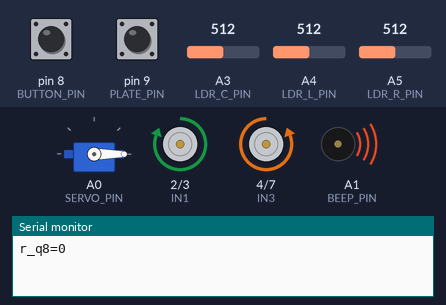
The sketch below on a simulated Arduino Uno, built with avr-gcc and run on an emulated ATmega328P. Shown: servo, motor-driver pin pairs drawn as motors (green arrow = first pin HIGH = forward, orange = second pin HIGH = backward, longer = more drive, scaled by the enable pin), buzzer (waves = sounding), the last lines printed to the serial monitor. Inputs (shaded band) come from the test bench; at power-on: A3 (LDR_C_PIN) = 512, A4 (LDR_L_PIN) = 512, A5 (LDR_R_PIN) = 512, pin 8 (BUTTON_PIN) HIGH, pin 9 (PLATE_PIN) HIGH. Random numbers use the default seed unless the sketch sets one.

Above: at 2.2 s.
2.3 s: A3 (LDR_C_PIN) set to 716
At 3.8 s:
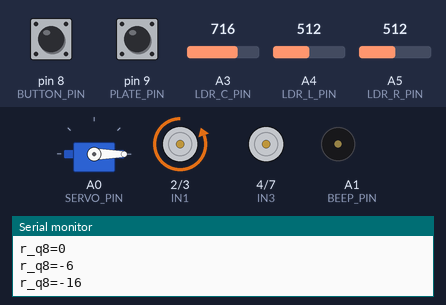
6.4 s: A4 (LDR_L_PIN) set to 716
At 9.1 s:
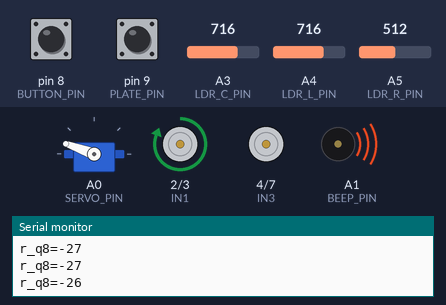
9.9 s: A5 (LDR_R_PIN) set to 716
At 11.2 s:
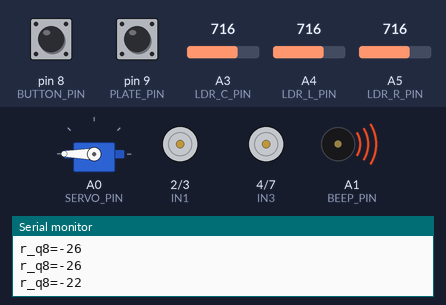
13.4 s: pin 8 (BUTTON_PIN) pulled LOW for 0.8 s
At 14.6 s:
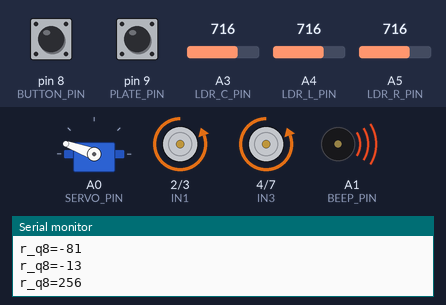
17.2 s: pin 9 (PLATE_PIN) pulled LOW for 3.2 s
21.9 s: A3 (LDR_C_PIN) set to 900
Timing chart, 0 to 28.8 s (numbered marks = the images above; inputs shaded):
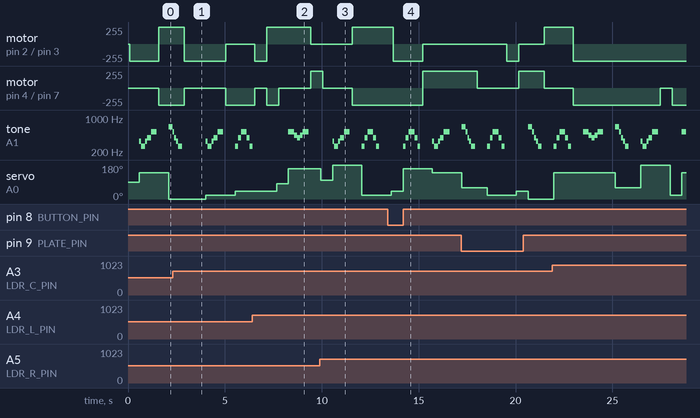

Measured:
- by itself, tone on A1 (BEEP_PIN): plays 262 Hz for 0.15 s, 392 Hz for 0.15 s, 523 Hz for 0.30 s, 392 Hz for 0.15 s, 262 Hz for 0.15 s, 523 Hz for 0.30 s … (21 notes in this stretch)

The sketch:

sketch_cga_bnn.ino
```cpp
#include <Arduino.h>
#include <Servo.h>

// -----------------------------
// Hardware pins (same as aug14b)
// -----------------------------
#define LDR_L_PIN   A4
#define LDR_R_PIN   A5
#define LDR_C_PIN   A3
#define BUTTON_PIN  8
#define PLATE_PIN   9
#define SERVO_PIN   A0
#define BEEP_PIN    A1
#define ENA         6
#define IN1         2
#define IN2         3
#define ENB         5
#define IN3         4
#define IN4         7

// Fixed PWM speed for "on" states (tweak as needed 0..255)
const uint8_t MOTOR_PWM_ON = 255;

// Map 9 bins to (L_dir, R_dir): -1=backward, 0=off, +1=forward
const int8_t MOTOR9_DIRS[9][2] = {
  {-1, -1},  // 0: L back,  R back
  {-1,  0},  // 1: L back,  R off
  {-1, +1},  // 2: L back,  R fwd
  { 0, -1},  // 3: L off,   R back
  { 0,  0},  // 4: L off,   R off  (stop)
  { 0, +1},  // 5: L off,   R fwd
  {+1, -1},  // 6: L fwd,   R back
  {+1,  0},  // 7: L fwd,   R off
  {+1, +1}   // 8: L fwd,   R fwd
};

// -----------------------------
// Problem sizes
// -----------------------------
const uint8_t N_MOTOR = 9;
const uint8_t N_SERVO = 10;
const uint8_t N_BEEP  = 5;
const uint8_t FEAT_DIM = 8;  // [ldrL, ldrR, ldrC, lastMotor, lastServo, lastBeep, bias, pad]
const uint8_t ACT_DIM = N_MOTOR + N_SERVO + N_BEEP; // 24
const uint8_t IDX_MOTOR0 = 0;
const uint8_t IDX_SERVO0 = IDX_MOTOR0 + N_MOTOR;   // 9
const uint8_t IDX_BEEP0  = IDX_SERVO0 + N_SERVO;   // 19

// -----------------------------
// Reward parameters (same as aug14b)
// -----------------------------
const int16_t BUTTON_REWARD_Q8  = 256;  // reward when button is pressed
const int16_t PLATE_PENALTY_Q8 = -256; // penalty when collision plates touch
const int16_t MOTOR_IDLE_PENALTY_Q8 = -64; // penalty when both motors stopped

// -----------------------------
// Beep patterns
// -----------------------------
const uint8_t BEEP_TONES = 5;
const uint16_t BEEP_FREQ[N_BEEP][BEEP_TONES] = {
  {262, 330, 392, 523, 659},
  {659, 523, 392, 330, 262},
  {262, 392, 523, 392, 262},
  {330, 262, 330, 392, 523},
  {523, 440, 392, 440, 523}
};
const uint16_t BEEP_DUR[N_BEEP][BEEP_TONES] = {
  {100, 100, 100, 100, 200},
  {200, 100, 100, 100, 200},
  {150, 150, 300, 150, 150},
  {100, 200, 100, 200, 300},
  {300, 150, 150, 150, 300}
};

// -----------------------------
// Helper structs
// -----------------------------
struct Feat {
  uint8_t x[FEAT_DIM];
};

// -----------------------------
// Binary Recurrent Neural Network class
// -----------------------------
class BinaryRNN {
public:
  static const uint8_t MAX_LAYERS = 4;
  static const uint16_t MAX_WEIGHTS_BITS = 1024;
  static const uint8_t MAX_NODES = 32;
  struct Layer {
    uint8_t in_dim;
    uint8_t out_dim;
    bool recurrent;
    uint16_t w_in_off;  // bit offset for input weights
    uint16_t w_rec_off; // bit offset for recurrent weights
    int8_t state[MAX_NODES];
  };
  Layer layers[MAX_LAYERS];
  uint8_t layer_count = 0;
  uint16_t total_bits = 0;
  uint8_t weight_bytes[(MAX_WEIGHTS_BITS+7)/8];

  void addLayer(uint8_t in_dim, uint8_t out_dim, bool recurrent) {
    if (layer_count >= MAX_LAYERS) return;
    if ((in_dim & 7) || (out_dim & 7)) return; // require multiples of 8
    Layer &L = layers[layer_count];
    L.in_dim = in_dim;
    L.out_dim = out_dim;
    L.recurrent = recurrent;
    L.w_in_off = total_bits;
    total_bits += (uint16_t)in_dim * out_dim;
    if (recurrent) {
      L.w_rec_off = total_bits;
      total_bits += (uint16_t)out_dim * out_dim;
      for (uint8_t i=0;i<out_dim;++i) L.state[i] = 0;
    } else {
      L.w_rec_off = total_bits;
    }
    layer_count++;
  }

  void resetState() {
    for (uint8_t l=0;l<layer_count;++l) {
      if (layers[l].recurrent) {
        for (uint8_t i=0;i<layers[l].out_dim;++i) layers[l].state[i] = 0;
      }
    }
  }

  uint16_t numWeightBits() const { return total_bits; }

  void setWeightsFromBits(const uint8_t *bits) {
    memset(weight_bytes, 0, sizeof(weight_bytes));
    uint16_t nB = (total_bits + 7) >> 3;
    memcpy(weight_bytes, bits, nB);
  }

  inline int8_t getWeight(uint16_t bit_index) const {
    return (weight_bytes[bit_index>>3] >> (bit_index & 7)) & 1 ? 1 : -1;
  }

  void forward(const uint8_t *input, int16_t *out) {
    int16_t bufA[MAX_NODES];
    int16_t bufB[MAX_NODES];
    for (uint8_t i=0;i<layers[0].in_dim;++i) bufA[i] = input[i];
    int16_t *cur_in = bufA;
    int16_t *cur_out = bufB;
    for (uint8_t l=0;l<layer_count;++l) {
      Layer &L = layers[l];
      uint8_t in_dim = L.in_dim;
      uint8_t out_dim = L.out_dim;
      uint16_t in_off = L.w_in_off;
      uint16_t rec_off = L.w_rec_off;
      int16_t *next_out = (l==layer_count-1) ? out : cur_out;
      for (uint8_t j=0;j<out_dim;++j) {
        int16_t sum = 0;
        for (uint8_t i=0;i<in_dim;++i) {
          int8_t w = getWeight(in_off + j*in_dim + i);
          sum += w * cur_in[i];
        }
        if (L.recurrent) {
          for (uint8_t i=0;i<out_dim;++i) {
            int8_t w = getWeight(rec_off + j*out_dim + i);
            sum += w * L.state[i];
          }
        }
        if (l==layer_count-1) {
          next_out[j] = sum;
        } else {
          next_out[j] = (sum >= 0) ? 1 : -1;
          if (L.recurrent) L.state[j] = (int8_t)next_out[j];
        }
      }
      if (l != layer_count-1) {
        int16_t *tmp = cur_in;
        cur_in = cur_out;
        cur_out = tmp;
      }
    }
  }
};

BinaryRNN net;

// CGA probability model and buffers
// Each probability is stored as prob/256 in [0,255] -> 1 byte per weight
uint8_t prob[BinaryRNN::MAX_WEIGHTS_BITS];
uint8_t cur_bits[(BinaryRNN::MAX_WEIGHTS_BITS+7)/8];
uint8_t prev_bits[(BinaryRNN::MAX_WEIGHTS_BITS+7)/8];
// Running average of rewards for baseline
int16_t reward_avg_q8 = 0;
const uint8_t RAVG_BETA = 4; // EMA: new += (r - avg)/16
bool have_prev = false;

// -----------------------------
// Sensor smoothing and random helpers
// -----------------------------
const uint8_t LDR_SMOOTH_SHIFT = 3; // 1/8 smoothing
uint16_t ldr_l_avg = 0, ldr_r_avg = 0, ldr_c_avg = 0;
int last_r=0, last_l=0, last_c=0;
bool last_button_pressed=false, last_plate_contact=false;

inline uint16_t smooth_analog_read(uint8_t pin, uint16_t &avg) {
  uint16_t raw = analogRead(pin);
  if (avg == 0) {
    avg = raw;
  } else {
    avg += ((int16_t)raw - (int16_t)avg) >> LDR_SMOOTH_SHIFT;
  }
  return avg;
}

inline uint16_t urand16() {
  return ( (uint16_t)rand() << 1 ) ^ (uint16_t)rand();
}

inline void sample_bits(uint8_t *bits, uint16_t n) {
  uint16_t nB = (n + 7) >> 3;
  memset(bits, 0, nB);
  for (uint16_t i=0;i<n;++i) {
    if ((uint8_t)(urand16() & 0xFF) < prob[i]) {
      bits[i>>3] |= (uint8_t)1 << (i & 7);
    }
  }
}

inline void cga_update(const uint8_t *winner, const uint8_t *loser, uint16_t n) {
  for (uint16_t i=0;i<n;++i) {
    uint8_t w = (winner[i>>3] >> (i & 7)) & 1;
    uint8_t l = (loser[i>>3] >> (i & 7)) & 1;
    if (w != l) {
      if (w) { if (prob[i] < 255) prob[i]++; }
      else { if (prob[i] > 0) prob[i]--; }
    }
  }
}

// -----------------------------
// Feature extraction
// -----------------------------
uint8_t last_motor_bin = N_MOTOR/2;
uint8_t last_servo_bin = N_SERVO/2;
uint8_t last_beep_bin  = 0;

Feat read_features() {
  uint16_t l0 = smooth_analog_read(LDR_L_PIN, ldr_l_avg);
  uint16_t r0 = smooth_analog_read(LDR_R_PIN, ldr_r_avg);
  uint16_t c0 = smooth_analog_read(LDR_C_PIN, ldr_c_avg);

  uint8_t l = (uint8_t)(l0 >> 2);
  uint8_t r = (uint8_t)(r0 >> 2);
  uint8_t c = (uint8_t)(c0 >> 2);

  uint8_t lm = (uint8_t)( (uint16_t)last_motor_bin * 28 );
  uint8_t ls = (uint8_t)( (uint16_t)last_servo_bin * 25 );
  uint8_t lb = (uint8_t)( (uint16_t)last_beep_bin * 51 );

  Feat F;
  F.x[0] = l;
  F.x[1] = r;
  F.x[2] = c;
  F.x[3] = lm;
  F.x[4] = ls;
  F.x[5] = lb;
  F.x[6] = 255; // bias
  F.x[7] = 0;   // padding
  return F;
}

// -----------------------------
// Actuator helpers
// -----------------------------
uint8_t servo_bin_to_deg(uint8_t b){
  return (uint8_t)((uint16_t)b * 20);
}

inline void set_one_motor(int8_t dir, uint8_t inA, uint8_t inB, uint8_t en, uint8_t pwm){
  if (dir > 0){
    digitalWrite(inA, HIGH);
    digitalWrite(inB, LOW);
    analogWrite(en, pwm);
  } else if (dir < 0){
    digitalWrite(inA, LOW);
    digitalWrite(inB, HIGH);
    analogWrite(en, pwm);
  } else {
    digitalWrite(inA, LOW);
    digitalWrite(inB, LOW);
    analogWrite(en, 0);
  }
}

inline void set_dual_motor(int8_t L_dir, int8_t R_dir, uint8_t pwm_on){
  set_one_motor(L_dir, IN1, IN2, ENA, pwm_on);
  set_one_motor(R_dir, IN3, IN4, ENB, pwm_on);
}

inline void set_motor_state9(uint8_t bin){
  if (bin >= 9) bin = 4;
  int8_t Ld = MOTOR9_DIRS[bin][0];
  int8_t Rd = MOTOR9_DIRS[bin][1];
  set_dual_motor(Ld, Rd, MOTOR_PWM_ON);
}

// -----------------------------
// Reward
// -----------------------------
int16_t compute_reward_q8(){
  int r = smooth_analog_read(LDR_R_PIN, ldr_r_avg);
  int l = smooth_analog_read(LDR_L_PIN, ldr_l_avg);
  int c = smooth_analog_read(LDR_C_PIN, ldr_c_avg);

  last_r = r; last_l = l; last_c = c;
  last_button_pressed = (digitalRead(BUTTON_PIN) == LOW);
  last_plate_contact = (digitalRead(PLATE_PIN) == LOW);

  if (last_plate_contact) return PLATE_PENALTY_Q8;
  if (last_button_pressed) return BUTTON_REWARD_Q8;

  // Reward relative to ambient light on A3
  int side_avg = (r + l) / 2;
  int diff = side_avg - c;
  int16_t r_q8 = (int16_t)((int32_t)diff * 256 / 1023);

  if (MOTOR9_DIRS[last_motor_bin][0] == 0 && MOTOR9_DIRS[last_motor_bin][1] == 0) {
    r_q8 += MOTOR_IDLE_PENALTY_Q8;
  }

  if (r_q8 > 256) r_q8 = 256;
  if (r_q8 < -256) r_q8 = -256;
  return r_q8;
}

// -----------------------------
// Setup and loop
// -----------------------------
Servo servo;

void setup(){
  pinMode(LDR_L_PIN, INPUT);
  pinMode(LDR_R_PIN, INPUT);
  pinMode(LDR_C_PIN, INPUT);
  pinMode(BUTTON_PIN, INPUT_PULLUP);
  pinMode(PLATE_PIN, INPUT_PULLUP);
  pinMode(ENA, OUTPUT); pinMode(IN1, OUTPUT); pinMode(IN2, OUTPUT);
  pinMode(ENB, OUTPUT); pinMode(IN3, OUTPUT); pinMode(IN4, OUTPUT);
  pinMode(BEEP_PIN, OUTPUT);
  servo.attach(SERVO_PIN);
  servo.write(90);
  noTone(BEEP_PIN);
  Serial.begin(9600);

  net.addLayer(FEAT_DIM, 16, true);
  net.addLayer(16, ACT_DIM, false);
  for (uint16_t i=0;i<net.numWeightBits();++i) prob[i] = 128; // init 0.5
}

void loop(){
  Feat F = read_features();
  uint16_t nW = net.numWeightBits();
  sample_bits(cur_bits, nW);
  net.setWeightsFromBits(cur_bits);
  net.resetState();
  int16_t scores[ACT_DIM];
  net.forward(F.x, scores);

  // choose actions by argmax in each group
  int16_t best = -32768; uint8_t m_bin = 0;
  for (uint8_t i=0;i<N_MOTOR;++i){ if (scores[IDX_MOTOR0+i] > best){ best = scores[IDX_MOTOR0+i]; m_bin = i; } }
  best = -32768; uint8_t s_bin = 0;
  for (uint8_t i=0;i<N_SERVO;++i){ if (scores[IDX_SERVO0+i] > best){ best = scores[IDX_SERVO0+i]; s_bin = i; } }
  best = -32768; uint8_t b_bin = 0;
  for (uint8_t i=0;i<N_BEEP;++i){ if (scores[IDX_BEEP0+i] > best){ best = scores[IDX_BEEP0+i]; b_bin = i; } }

  set_motor_state9(m_bin);
  delay(500);
  servo.write(servo_bin_to_deg(s_bin));
  if (b_bin == 0) {
    noTone(BEEP_PIN);
  } else {
    for (uint8_t i=0;i<BEEP_TONES;++i){
      tone(BEEP_PIN, BEEP_FREQ[b_bin][i], BEEP_DUR[b_bin][i]);
      delay(BEEP_DUR[b_bin][i]);
    }
  }
  last_motor_bin = m_bin;
  last_servo_bin = s_bin;
  last_beep_bin  = b_bin;

  int16_t r_q8 = compute_reward_q8();
  int16_t adv_q8 = r_q8 - reward_avg_q8;
  reward_avg_q8 += (adv_q8 >> RAVG_BETA);

  if (have_prev){
    if (adv_q8 >= 0) cga_update(cur_bits, prev_bits, nW);
    else cga_update(prev_bits, cur_bits, nW);
  }
  uint16_t nB = (nW + 7) >> 3;
  memcpy(prev_bits, cur_bits, nB);
  have_prev = true;

  Serial.print("r_q8="); Serial.println(r_q8);
  delay(20);
}
```
